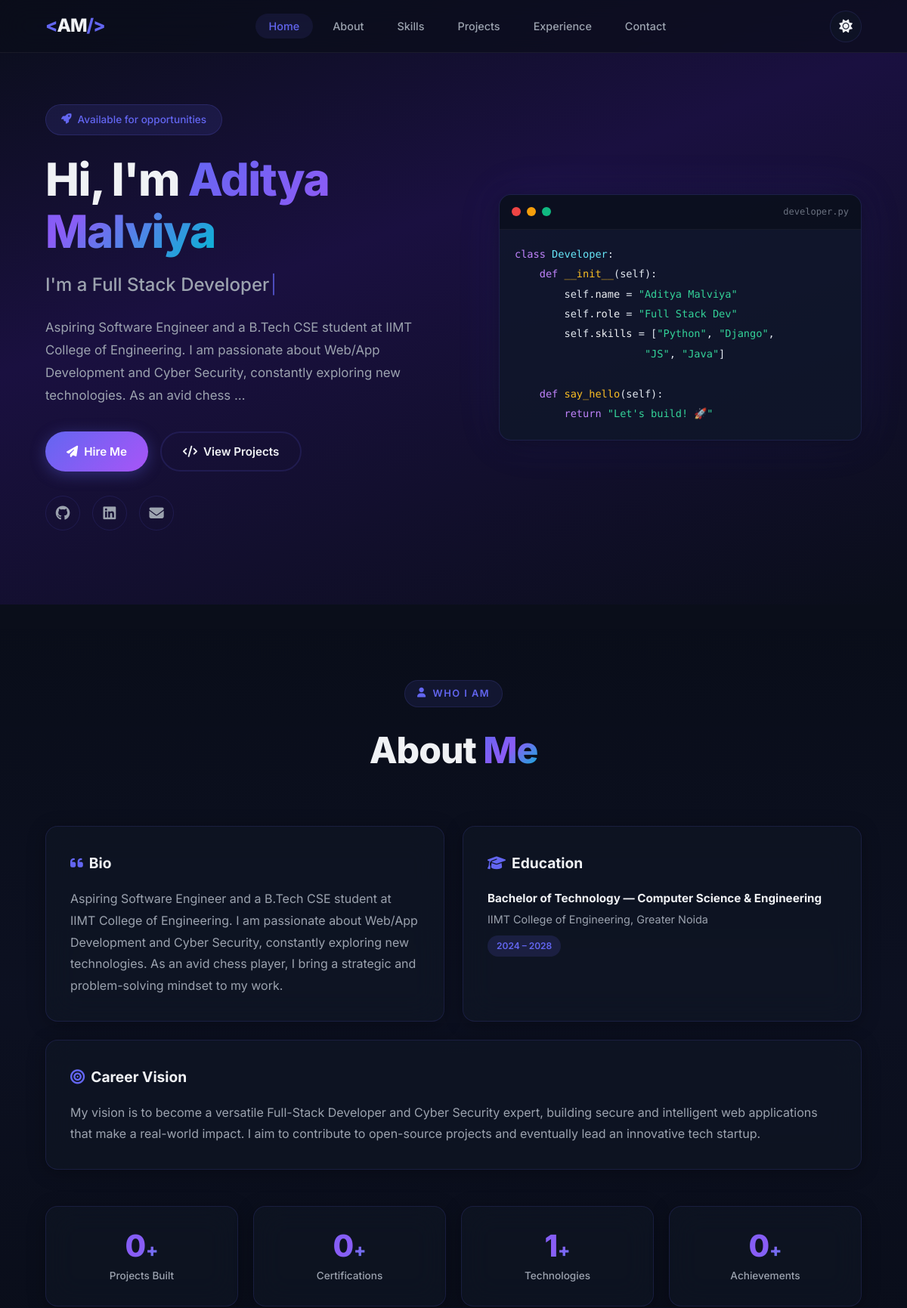
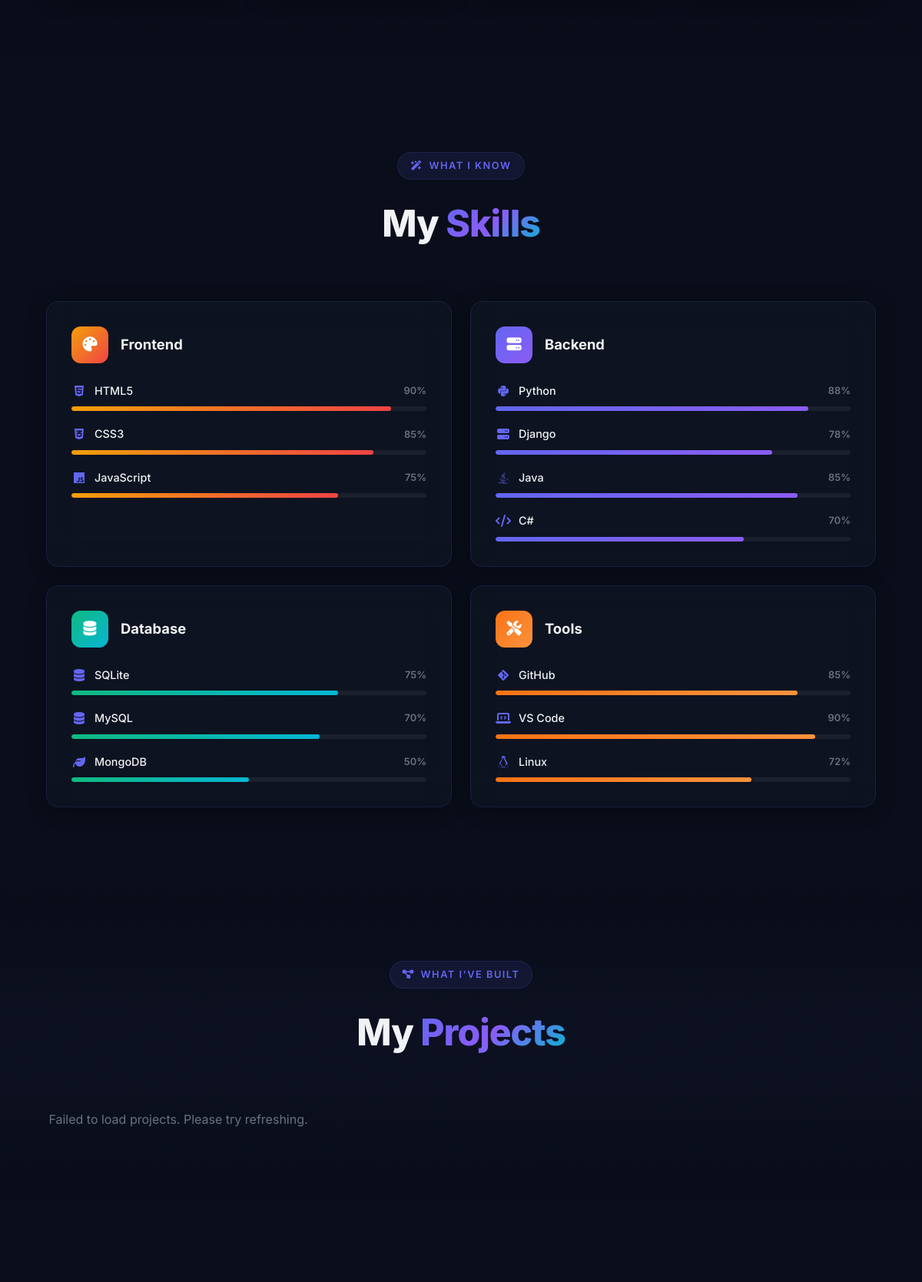
The page / (upper part) on the database its author committed (2 pictures, top to bottom).
### portfolio/models.py (models this page shows, shortened)
class Profile(models.Model):
    name = models.CharField(max_length=100)
    titles = models.CharField(max_length=255, help_text="Comma or dot separated titles")
    tagline = models.CharField(max_length=255, blank=True, default="Full Stack Developer | AI Enthusiast")
    location = models.CharField(max_length=100)
    address = models.CharField(max_length=255)
    phone = models.CharField(max_length=20)
    email = models.EmailField()
    linkedin = models.URLField()
    github = models.URLField(blank=True, default="https://github.com/Aditya76217")
    summary = models.TextField()
    career_vision = models.TextField(blank=True, default="")

class Education(models.Model):
    institution = models.CharField(max_length=200)
    degree = models.CharField(max_length=200)
    date_range = models.CharField(max_length=100)
    description = models.TextField(blank=True, default="")

class Skill(models.Model):
    CATEGORY_CHOICES = [
        ('Frontend', 'Frontend'),
        ('Backend', 'Backend'),
        ('Database', 'Database'),
        ('Tools', 'Tools'),
        ('Top Skills', 'Top Skills'),
        ('Languages', 'Languages'),
    ]
    name = models.CharField(max_length=100)
    category = models.CharField(max_length=100, choices=CATEGORY_CHOICES)
    proficiency = models.CharField(max_length=100, blank=True, null=True)
    proficiency_percent = models.IntegerField(default=70, help_text="0-100 for progress bars")
    icon_class = models.CharField(max_length=100, blank=True, default="", help_text="Font Awesome class e.g. fa-brands fa-python")

### portfolio/views.py (the view)
# urls.py: path('', views.home, name='home'),
def home(request):
    profile = Profile.objects.first()
    frontend_skills = Skill.objects.filter(category='Frontend')
    backend_skills = Skill.objects.filter(category='Backend')
    database_skills = Skill.objects.filter(category='Database')
    tools_skills = Skill.objects.filter(category='Tools')
    languages = Skill.objects.filter(category='Languages')
    top_skills = Skill.objects.filter(category='Top Skills')
    all_skills = Skill.objects.all()
    education = Education.objects.all()
    certifications = Certification.objects.all()
    achievements = Achievement.objects.all()
    projects = Project.objects.all()
    context = {
        'profile': profile,
        'all_skills': all_skills,
        'frontend_skills': frontend_skills,
        'backend_skills': backend_skills,
        'database_skills': database_skills,
        'tools_skills': tools_skills,
        'languages': languages,
        'top_skills': top_skills,
        'education': education,
        'certifications': certifications,
        'achievements': achievements,
        'projects': projects,
    }
    return render(request, 'portfolio/index.html', context)

### portfolio/templates/portfolio/index.html (shortened to what this page needs)
{% load static %}
<!DOCTYPE html>
<html lang="en">
<head>
    <link rel="stylesheet" href="https://cdnjs.cloudflare.com/ajax/libs/font-awesome/6.5.1/css/all.min.css">
    <link rel="stylesheet" href="{% static 'portfolio/css/style.css' %}">
    <link rel="stylesheet" href="{% static 'portfolio/css/chatbot.css' %}">
</head>
<body data-theme="dark">
    <canvas id="particles-canvas"></canvas>
    <nav class="navbar" id="navbar">
        <a href="#" class="nav-logo">
            <span class="logo-bracket">&lt;</span>AM<span class="logo-bracket">/&gt;</span>
        </a>
        <ul class="nav-links" id="nav-links">
            <li><a href="#hero" class="nav-link active" data-section="hero">Home</a></li>
            <li><a href="#about" class="nav-link" data-section="about">About</a></li>
            <li><a href="#skills" class="nav-link" data-section="skills">Skills</a></li>
            <li><a href="#projects" class="nav-link" data-section="projects">Projects</a></li>
            <li><a href="#experience" class="nav-link" data-section="experience">Experience</a></li>
            <li><a href="#contact" class="nav-link" data-section="contact">Contact</a></li>
        </ul>
        <div class="nav-actions">
            <button id="theme-toggle" class="theme-toggle" title="Toggle dark/light mode" aria-label="Toggle dark mode">
                <i class="fa-solid fa-moon"></i>
            </button>
        </div>
    </nav>
    <section class="hero" id="hero">
        <div class="hero-content">
            <div class="hero-badge animate-fade-in">
                <i class="fa-solid fa-rocket"></i> Available for opportunities
            </div>
            <h1 class="hero-title animate-fade-in" style="animation-delay: 0.2s">
                Hi, I'm <span class="gradient-text">{{ profile.name }}</span>
            </h1>
            <div class="hero-typing-wrapper animate-fade-in" style="animation-delay: 0.4s">
                <span class="hero-typing-prefix">I'm a&nbsp;</span>
                <span class="typing-text" id="typing-text"></span>
                <span class="typing-cursor">|</span>
            </div>
            <p class="hero-description animate-fade-in" style="animation-delay: 0.6s">
                {{ profile.summary|truncatewords:30 }}
            </p>
            <div class="hero-cta animate-fade-in" style="animation-delay: 0.8s">
                <a href="#contact" class="btn btn-primary" id="hero-hire-btn">
                    <i class="fa-solid fa-paper-plane"></i> Hire Me
                </a>
                <a href="#projects" class="btn btn-outline" id="hero-projects-btn">
                    <i class="fa-solid fa-code"></i> View Projects
                </a>
            </div>
            <div class="hero-socials animate-fade-in" style="animation-delay: 1.0s">
                <a href="{{ profile.github }}" target="_blank" class="social-link" title="GitHub">
                    <i class="fa-brands fa-github"></i>
                </a>
                <a href="{{ profile.linkedin }}" target="_blank" class="social-link" title="LinkedIn">
                    <i class="fa-brands fa-linkedin"></i>
                </a>
                <a href="mailto:{{ profile.email }}" class="social-link" title="Email">
                    <i class="fa-solid fa-envelope"></i>
                </a>
            </div>
        </div>
        <div class="hero-visual animate-fade-in" style="animation-delay: 0.5s">
            <div class="hero-code-block">
                <div class="code-header">
                    <span class="code-dot red"></span>
                    <span class="code-dot yellow"></span>
                    <span class="code-dot green"></span>
                    <span class="code-filename">developer.py</span>
                </div>
                <pre class="code-content"><code><span class="code-keyword">class</span> <span class="code-class">Developer</span>:
    <span class="code-keyword">def</span> <span class="code-func">__init__</span>(self):
        self.<span class="code-attr">name</span> = <span class="code-string">"{{ profile.name }}"</span>
        self.<span class="code-attr">role</span> = <span class="code-string">"Full Stack Dev"</span>
        self.<span class="code-attr">skills</span> = [<span class="code-string">"Python"</span>, <span class="code-string">"Django"</span>,
                     <span class="code-string">"JS"</span>, <span class="code-string">"Java"</span>]
    <span class="code-keyword">def</span> <span class="code-func">say_hello</span>(self):
        <span class="code-keyword">return</span> <span class="code-string">"Let's build! 🚀"</span></code></pre>
            </div>
        </div>
    </section>
    <section class="section" id="about">
        <div class="section-container">
            <div class="section-header">
                <span class="section-tag"><i class="fa-solid fa-user"></i> Who I Am</span>
                <h2 class="section-title">About <span class="gradient-text">Me</span></h2>
            </div>
            <div class="about-grid">
                <div class="about-info glass-card">
                    <h3><i class="fa-solid fa-quote-left accent-icon"></i> Bio</h3>
                    <p>{{ profile.summary }}</p>
                </div>
                <div class="about-info glass-card">
                    <h3><i class="fa-solid fa-graduation-cap accent-icon"></i> Education</h3>
                    {% for edu in education %}
                    <div class="about-edu-item">
                        <strong>{{ edu.degree }}</strong>
                        <p>{{ edu.institution }}</p>
                        <span class="badge">{{ edu.date_range }}</span>
                    </div>
                    {% endfor %}
                </div>
                <div class="about-info glass-card full-width">
                    <h3><i class="fa-solid fa-bullseye accent-icon"></i> Career Vision</h3>
                    <p>{{ profile.career_vision }}</p>
                </div>
            </div>
            <div class="about-stats">
                <div class="stat-item glass-card">
                    <span class="stat-number" data-count="6">0</span>
                    <span class="stat-label">Projects Built</span>
                </div>
                <div class="stat-item glass-card">
                    <span class="stat-number" data-count="5">0</span>
                    <span class="stat-label">Certifications</span>
                </div>
                <div class="stat-item glass-card">
                    <span class="stat-number" data-count="15">0</span>
                    <span class="stat-label">Technologies</span>
                </div>
                <div class="stat-item glass-card">
                    <span class="stat-number" data-count="4">0</span>
                    <span class="stat-label">Achievements</span>
                </div>
            </div>
        </div>
    </section>
    <section class="section" id="skills">
        <div class="section-container">
            <div class="section-header">
                <span class="section-tag"><i class="fa-solid fa-wand-magic-sparkles"></i> What I Know</span>
                <h2 class="section-title">My <span class="gradient-text">Skills</span></h2>
            </div>
            <div class="skills-grid">
                <div class="skill-category glass-card">
                    <div class="skill-cat-header">
                        <div class="skill-cat-icon frontend-icon"><i class="fa-solid fa-palette"></i></div>
                        <h3>Frontend</h3>
                    </div>
                    <div class="skill-list">
                        {% for skill in frontend_skills %}
                        <div class="skill-item">
                            <div class="skill-info">
                                <i class="{{ skill.icon_class }} skill-icon"></i>
                                <span>{{ skill.name }}</span>
                                <span class="skill-percent">{{ skill.proficiency_percent }}%</span>
                            </div>
                            <div class="progress-bar">
                                <div class="progress-fill frontend-fill" data-width="{{ skill.proficiency_percent }}">
                                </div>
                            </div>
                        </div>
                        {% endfor %}
                    </div>
                </div>
                <div class="skill-category glass-card">
                    <div class="skill-cat-header">
                        <div class="skill-cat-icon backend-icon"><i class="fa-solid fa-server"></i></div>
                        <h3>Backend</h3>
                    </div>
                    <div class="skill-list">
                        {% for skill in backend_skills %}
                        <div class="skill-item">
                            <div class="skill-info">
                                <i class="{{ skill.icon_class }} skill-icon"></i>
                                <span>{{ skill.name }}</span>
                                <span class="skill-percent">{{ skill.proficiency_percent }}%</span>
                            </div>
                            <div class="progress-bar">
                                <div class="progress-fill backend-fill" data-width="{{ skill.proficiency_percent }}">
                                </div>
                            </div>
                        </div>
                        {% endfor %}
                    </div>
                </div>
                <div class="skill-category glass-card">
                    <div class="skill-cat-header">
                        <div class="skill-cat-icon database-icon"><i class="fa-solid fa-database"></i></div>
                        <h3>Database</h3>
                    </div>
                    <div class="skill-list">
                        {% for skill in database_skills %}
                        <div class="skill-item">
                            <div class="skill-info">
                                <i class="{{ skill.icon_class }} skill-icon"></i>
                                <span>{{ skill.name }}</span>
                                <span class="skill-percent">{{ skill.proficiency_percent }}%</span>
                            </div>
                            <div class="progress-bar">
                                <div class="progress-fill database-fill" data-width="{{ skill.proficiency_percent }}">
                                </div>
                            </div>
                        </div>
                        {% endfor %}
                    </div>
                </div>
                <div class="skill-category glass-card">
                    <div class="skill-cat-header">
                        <div class="skill-cat-icon tools-icon"><i class="fa-solid fa-screwdriver-wrench"></i></div>
                        <h3>Tools</h3>
                    </div>
                    <div class="skill-list">
                        {% for skill in tools_skills %}
                        <div class="skill-item">
                            <div class="skill-info">
                                <i class="{{ skill.icon_class }} skill-icon"></i>
                                <span>{{ skill.name }}</span>
                                <span class="skill-percent">{{ skill.proficiency_percent }}%</span>
                            </div>
                            <div class="progress-bar">
                                <div class="progress-fill tools-fill" data-width="{{ skill.proficiency_percent }}">
                                </div>
                            </div>
                        </div>
                        {% endfor %}
                    </div>
                </div>
            </div>
        </div>
    </section>
    <section class="section" id="projects">
        <div class="section-container">
            <div class="section-header">
                <span class="section-tag"><i class="fa-solid fa-diagram-project"></i> What I've Built</span>
                <h2 class="section-title">My <span class="gradient-text">Projects</span></h2>
            </div>
            <div class="projects-grid" id="projects-container">
            </div>
        </div>
    </section>
    <section class="section" id="experience">
    </section>
</body>
</html>

### rows shown on the page
Profile: name "Aditya Malviya", summary "Aspiring Software Engineer and a B.Tech CSE student at IIMT College of Engineering. I am passionate about Web/App Development and Cyber Security, constantly exploring new technologies. As an avid chess …", summary "Aspiring Software Engineer and a B.Tech CSE student at IIMT College of Engineering. I am passionate about Web/App Development and Cyber Security, constantly exploring new technologies. As an avid chess player, I bring a strategic and problem-solving mindset to my work.", career_vision "My vision is to become a versatile Full-Stack Developer and Cyber Security expert, building secure and intelligent web applications that make a real-world impact. I aim to contribute to open-source projects and eventually lead an innovative tech startup."
Education: degree "Bachelor of Technology — Computer Science & Engineering", institution "IIMT College of Engineering, Greater Noida", date_range "2024 – 2028"
Skill: name "HTML5", proficiency_percent "90"
Skill: name "CSS3", proficiency_percent "85"
Skill: name "JavaScript", proficiency_percent "75"
Skill: name "Python", proficiency_percent "88"
Skill: name "Django", proficiency_percent "78"
Skill: name "Java", proficiency_percent "85"
Skill: name "C#", proficiency_percent "70"
Skill: name "SQLite", proficiency_percent "75"
Skill: name "MySQL", proficiency_percent "70"
Skill: name "MongoDB", proficiency_percent "50"
Skill: name "GitHub", proficiency_percent "85"
Skill: name "VS Code", proficiency_percent "90"
Skill: name "Linux", proficiency_percent "72"
